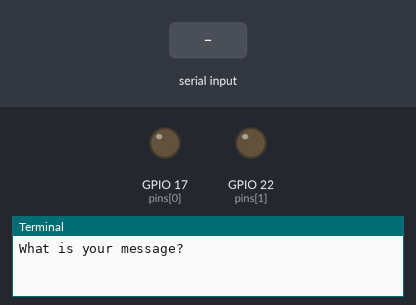
The program below on a simulated Raspberry Pi (BCM pin numbers). Parts: output pins drawn as LEDs (lit = HIGH), the last lines printed to the terminal. The test bench sets the inputs (shaded band). At 8.8 s the program stops and its outputs stay as they are.

Above: at 1.2 s.
1.3 s: "a" typed at the terminal
At 1.52 s:
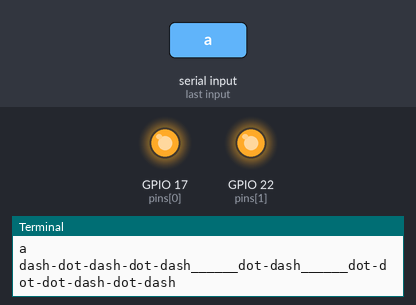
Timing chart, 0 to 10.2 s (numbered marks = the images above; inputs shaded):
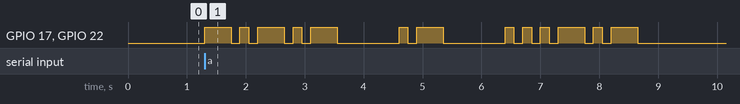

Measured:
- after the input at 1.3 s, GPIO 17 (pins[0]), GPIO 22 (pins[1]): LOW → HIGH at once, → LOW 0.45 s later, → HIGH 0.15 s later, → LOW 0.15 s later, … (26 changes in this stretch)

The program:

morse.py
```python
#A program to translate and transmit strings to Morse code
#over the Raspberry pi GPIO. It uses BCM 17 and 22. That
#way you can use a buzzer and LED at the same time. Don't
#forget the resistor on your LED!

import RPi.GPIO as GPIO
from time import sleep

morse = {
    'a': 'dot-dash',
    'b': 'dash-dot-dot-dot',
    'c': 'dash-dot-dash-dot',
    'd': 'dash-dot-dot',
    'e': 'dot',
    'f': 'dot-dot-dash-dot',
    'g': 'dash-dash-dot',
    'h': 'dot-dot-dot-dot',
    'i': 'dot-dot',
    'j': 'dot-dash-dash-dash',
    'k': 'dash-dot-dash',
    'l': 'dot-dash-dot-dot',
    'm': 'dash-dash',
    'n': 'dash-dot',
    'o': 'dash-dash-dash',
    'p': 'dot-dash-dash-dot',
    'q': 'dot-dash-dash-dot',
    'r': 'dot-dash-dot',
    's': 'dot-dot-dot',
    't': 'dash',
    'u': 'dot-dot-dash',
    'v': 'dot-dot-dot-dash',
    'w': 'dot-dash-dash',
    'x': 'dash-dot-dot-dash',
    'y': 'dash-dot-dash-dash',
    'z': 'dash-dash-dot-dot',
    '1': 'dot-dash-dash-dash-dash',
    '2': 'dot-dot-dash-dash-dash',
    '3': 'dot-dot-dot-dash-dash',
    '4': 'dot-dot-dot-dot-dash',
    '5': 'dot-dot-dot-dot-dot',
    '6': 'dash-dot-dot-dot-dot',
    '7': 'dash-dash-dot-dot-dot',
    '8': 'dash-dash-dash-dot-dot',
    '9': 'dash-dash-dash-dash-dot',
    '0': 'dash-dash-dash-dash-dash',
    '.': 'dot-dash-dot-dash-dot-dash',
    ',': 'dash-dash-dot-dot-dash-dash',
    '?': 'dot-dot-dash-dash-dot-dot',
    '@': 'dot-dash-dash-dot-dash-dot',
    'start': 'dash-dot-dash-dot-dash',
    'end': 'dot-dot-dot-dash-dot-dash',
    ' ': '__'
}

message = str(raw_input('What is your message? '))

def translate(message):
    #Cleans up the user input message and translates it to morse.
    message_lower = message.lower()
    morse_message = morse['start']+'______'

    for letter in message_lower:
        if letter in morse:
            morse_message += morse[letter]
            morse_message += '__'
    morse_message += '____'+ morse['end']
    return morse_message

print translate(message)

def broadcast(morse_message):
    #Takes the Morse output from translate() and transmits it
    #over the GPIO pins on a Raspberry Pi.
    broadcast_message = ''
    single_chars_to_broadcast = ['a', 'o', '_']
    pins = [17,22] #Modify to add/subtract/change the GPIO pins.
    dot = 0.15 #Length in seconds for one "dot".
    GPIO.setmode(GPIO.BCM)
    GPIO.setup(pins, GPIO.OUT)

    for letter in morse_message:
        if letter in single_chars_to_broadcast:
            broadcast_message += letter

    for char in broadcast_message:
        if char == 'a':
            GPIO.output(pins,True)
            sleep(dot * 3)
            GPIO.output(pins,False)
            sleep(dot)
        elif char == 'o':
            GPIO.output(pins, True)
            sleep(dot)
            GPIO.output(pins, False)
            sleep(dot)
        elif char == '_':
            sleep(dot)
        else:
            print 'Something went wrong.'
            break

    GPIO.cleanup()
    return broadcast_message


broadcast(translate(message))
```
